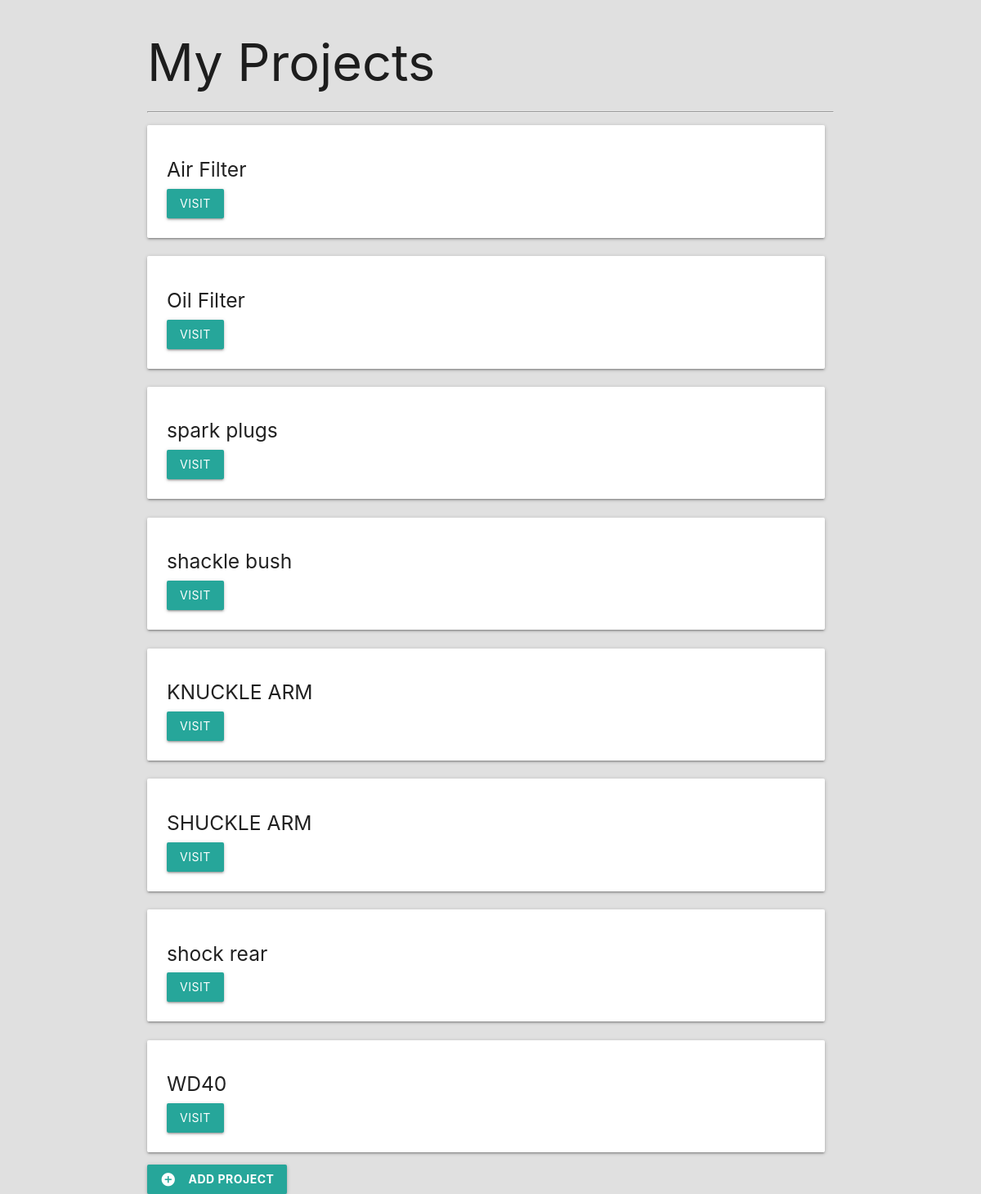
The page / on the database its author committed.
### budget/models.py (models this page shows, shortened)
class Project(models.Model):
    name = models.CharField(max_length=100)
    slug = models.SlugField(max_length=100, unique=True, blank=True)
    budget = models.IntegerField()

### budget/views.py (the view)
# urls.py: path('', views.project_list, name='list'),
def project_list(request):
    project_list = Project.objects.all()
    return render(request, 'budget/project-list.html', {'project_list': project_list})

### budget/templates/budget/project-list.html (shortened to what this page needs)
{% extends 'budget/base.html' %}
{% block content %}
<div class="container">
  {% if project_list %}
  <h1>My Projects</h1>
  <hr>
  {% endif %}
  <div class="row">
    {% for project in project_list %}
    <div class="col s12 md6 xl3">
      <div class="card-panel">
        <h5>{{ project.name }}</h5>
        <a href="{% url 'detail' project.slug %}" class="btn">Visit</a>
      </div>
    </div>
    {% endfor %}
  </div>
  {% if project_list %}
  <a href="{% url 'add' %}" class="btn">
    <i class="material-icons white-text left">add_circle</i>
    <span class="bold">Add Project</span>
  </a>
  {% endif %}
</div>
{% endblock %}

### budget/static/css/styles.css (style rules this page uses)
html { font-family: 'Montserrat'; background-color: #E0E0E0; }
h1, h6 { font-weight: bold; }
.bold { font-weight: bold; }
.row { margin: 0!important; }
.row .col { padding-left: 0!important; }

### rows shown on the page
Project: name "Air Filter"
Project: name "Oil Filter"
Project: name "spark plugs"
Project: name "shackle bush"
Project: name "KNUCKLE ARM"
Project: name "SHUCKLE ARM"
Project: name "shock rear"
Project: name "WD40"
